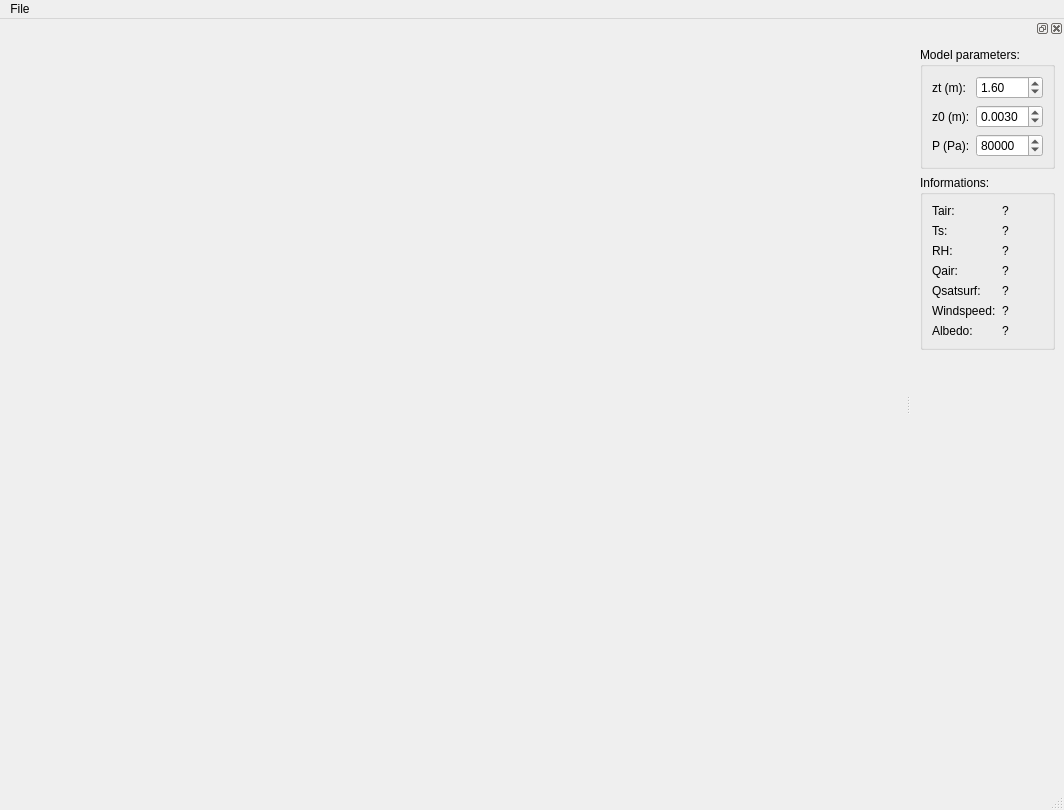
<?xml version="1.0" encoding="UTF-8"?>
<ui version="4.0">
 <class>MainWindow</class>
 <widget class="QMainWindow" name="MainWindow">
  <property name="geometry">
   <rect>
    <x>0</x>
    <y>0</y>
    <width>1064</width>
    <height>810</height>
   </rect>
  </property>
  <property name="windowTitle">
   <string>Surface Energy Budget</string>
  </property>
  <widget class="QWidget" name="centralwidget">
   <layout class="QVBoxLayout" name="verticalLayout">
    <item>
     <widget class="MatplotlibWithNavigationWidget" name="mplwidget"/>
    </item>
    <item>
     <widget class="TimeSeriesWidget" name="timeseries_widget" native="true"/>
    </item>
   </layout>
  </widget>
  <widget class="QMenuBar" name="menubar">
   <property name="geometry">
    <rect>
     <x>0</x>
     <y>0</y>
     <width>1064</width>
     <height>29</height>
    </rect>
   </property>
   <widget class="QMenu" name="menuFile">
    <property name="title">
     <string>File</string>
    </property>
    <addaction name="actionImport_file"/>
   </widget>
   <addaction name="menuFile"/>
  </widget>
  <widget class="QStatusBar" name="statusbar"/>
  <widget class="QDockWidget" name="dockWidget">
   <attribute name="dockWidgetArea">
    <number>2</number>
   </attribute>
   <widget class="QWidget" name="dockWidgetContents">
    <layout class="QVBoxLayout" name="verticalLayout_2" stretch="0,0,1">
     <item>
      <widget class="QGroupBox" name="groupBox">
       <property name="title">
        <string>Model parameters:</string>
       </property>
       <layout class="QFormLayout" name="formLayout">
        <item row="1" column="0">
         <widget class="QLabel" name="label">
          <property name="text">
           <string>zt (m):</string>
          </property>
         </widget>
        </item>
        <item row="3" column="0">
         <widget class="QLabel" name="label_2">
          <property name="text">
           <string>z0 (m):</string>
          </property>
         </widget>
        </item>
        <item row="5" column="0">
         <widget class="QLabel" name="label_3">
          <property name="text">
           <string>P (Pa):</string>
          </property>
         </widget>
        </item>
        <item row="1" column="1">
         <widget class="QDoubleSpinBox" name="zt_spinbox">
          <property name="minimum">
           <double>0.100000000000000</double>
          </property>
          <property name="maximum">
           <double>20.000000000000000</double>
          </property>
          <property name="singleStep">
           <double>0.100000000000000</double>
          </property>
          <property name="value">
           <double>1.600000000000000</double>
          </property>
         </widget>
        </item>
        <item row="3" column="1">
         <widget class="QDoubleSpinBox" name="z0_spinbox">
          <property name="decimals">
           <number>4</number>
          </property>
          <property name="minimum">
           <double>0.000100000000000</double>
          </property>
          <property name="maximum">
           <double>1.000000000000000</double>
          </property>
          <property name="singleStep">
           <double>0.001000000000000</double>
          </property>
          <property name="value">
           <double>0.003000000000000</double>
          </property>
         </widget>
        </item>
        <item row="5" column="1">
         <widget class="QDoubleSpinBox" name="pressure_spinbox">
          <property name="decimals">
           <number>0</number>
          </property>
          <property name="minimum">
           <double>20000.000000000000000</double>
          </property>
          <property name="maximum">
           <double>200001.000000000000000</double>
          </property>
          <property name="singleStep">
           <double>1000.000000000000000</double>
          </property>
          <property name="value">
           <double>80000.000000000000000</double>
          </property>
         </widget>
        </item>
       </layout>
      </widget>
     </item>
     <item>
      <widget class="QGroupBox" name="groupBox_2">
       <property name="title">
        <string>Informations:</string>
       </property>
       <layout class="QGridLayout" name="gridLayout">
        <item row="6" column="1">
         <widget class="QLabel" name="qair_label">
          <property name="text">
           <string>?</string>
          </property>
         </widget>
        </item>
        <item row="2" column="0">
         <widget class="QLabel" name="label_5">
          <property name="text">
           <string>Ts:</string>
          </property>
         </widget>
        </item>
        <item row="0" column="1">
         <widget class="QLabel" name="tair_label">
          <property name="text">
           <string>?</string>
          </property>
         </widget>
        </item>
        <item row="2" column="1">
         <widget class="QLabel" name="ts_label">
          <property name="text">
           <string>?</string>
          </property>
         </widget>
        </item>
        <item row="4" column="0">
         <widget class="QLabel" name="label_6">
          <property name="text">
           <string>RH:</string>
          </property>
         </widget>
        </item>
        <item row="6" column="0">
         <widget class="QLabel" name="label_18">
          <property name="text">
           <string>Qair:</string>
          </property>
         </widget>
        </item>
        <item row="4" column="1">
         <widget class="QLabel" name="rh_label">
          <property name="text">
           <string>?</string>
          </property>
         </widget>
        </item>
        <item row="0" column="0">
         <widget class="QLabel" name="label_4">
          <property name="text">
           <string>Tair:</string>
          </property>
         </widget>
        </item>
        <item row="7" column="0">
         <widget class="QLabel" name="label_7">
          <property name="text">
           <string>Qsatsurf:</string>
          </property>
         </widget>
        </item>
        <item row="7" column="1">
         <widget class="QLabel" name="qsatsurf_label">
          <property name="text">
           <string>?</string>
          </property>
         </widget>
        </item>
        <item row="8" column="0">
         <widget class="QLabel" name="label_8">
          <property name="text">
           <string>Windspeed:</string>
          </property>
         </widget>
        </item>
        <item row="8" column="1">
         <widget class="QLabel" name="windspeed_label">
          <property name="text">
           <string>?</string>
          </property>
         </widget>
        </item>
        <item row="9" column="0">
         <widget class="QLabel" name="label_9">
          <property name="text">
           <string>Albedo:</string>
          </property>
         </widget>
        </item>
        <item row="9" column="1">
         <widget class="QLabel" name="albedo_label">
          <property name="text">
           <string>?</string>
          </property>
         </widget>
        </item>
       </layout>
      </widget>
     </item>
     <item>
      <spacer name="verticalSpacer">
       <property name="orientation">
        <enum>Qt::Vertical</enum>
       </property>
       <property name="sizeHint" stdset="0">
        <size>
         <width>20</width>
         <height>40</height>
        </size>
       </property>
      </spacer>
     </item>
    </layout>
   </widget>
  </widget>
  <action name="actionImport_file">
   <property name="text">
    <string>Import file</string>
   </property>
  </action>
 </widget>
 <customwidgets>
  <customwidget>
   <class>MatplotlibWithNavigationWidget</class>
   <extends>QWidget</extends>
   <header>matplotlibwidget</header>
  </customwidget>
  <customwidget>
   <class>TimeSeriesWidget</class>
   <extends>QWidget</extends>
   <header>timeserieswidget.h</header>
   <container>1</container>
  </customwidget>
 </customwidgets>
 <resources/>
 <connections/>
</ui>
